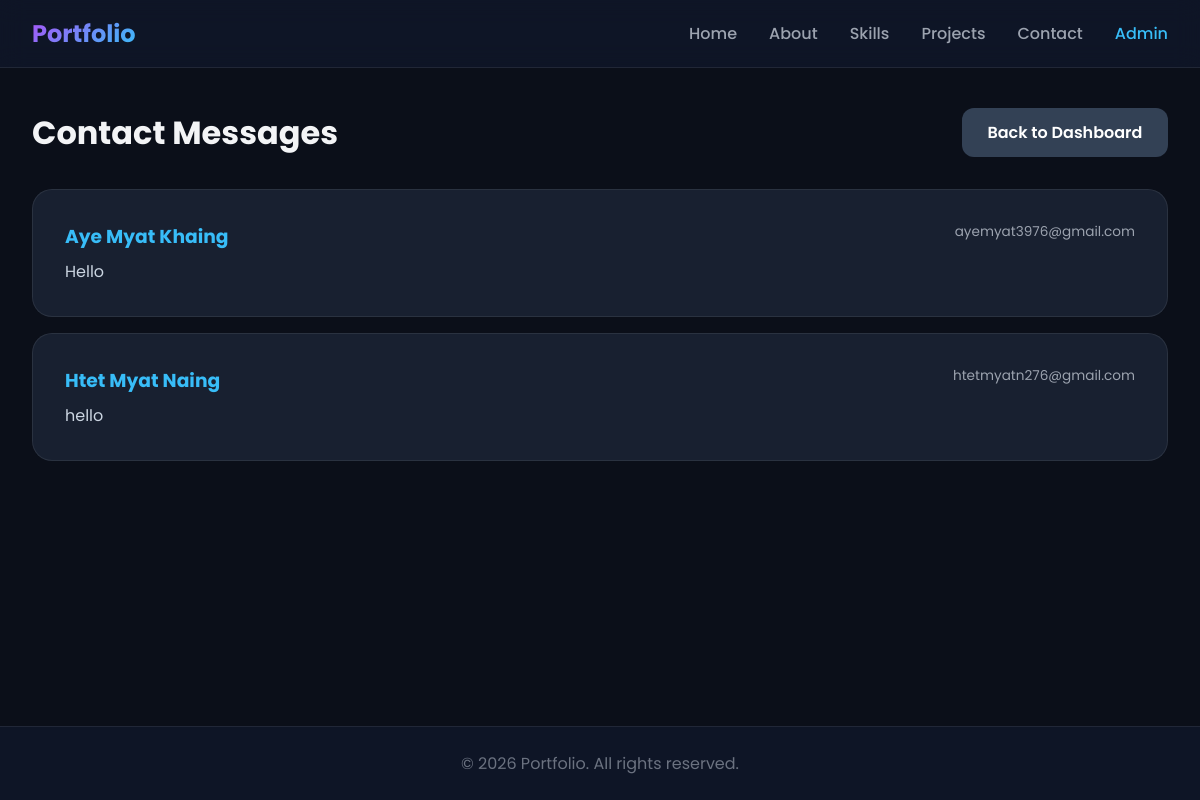
The app's page /admin/messages (signed in) with its own data.
### tables this page shows
CREATE TABLE messages (
            id INTEGER PRIMARY KEY AUTOINCREMENT,
            name TEXT NOT NULL,
            email TEXT NOT NULL,
            message TEXT NOT NULL
        );

### app.py (the view)
@app.route("/admin/messages")
def admin_messages():
    if not session.get("admin"):
        return redirect(url_for("login"))
    conn = get_db_connection()
    messages = conn.execute("SELECT * FROM messages ORDER BY id DESC").fetchall()
    conn.close()
    return render_template("admin/messages.html", messages=messages)

### app.py (called while the page is built)
def get_db_connection():
    if not os.path.exists("database"):
        os.makedirs("database")
    conn = sqlite3.connect("database/portfolio.db")
    conn.row_factory = sqlite3.Row
    return conn

### templates/admin/messages.html
{% extends "base.html" %}
{% block content %}
<div>
    <div style="display: flex; justify-content: space-between; align-items: center; margin-bottom: 2rem;">
        <h1>Contact Messages</h1>
        <a href="{{ url_for('admin_dashboard') }}" class="btn" style="background: #334155; color: white;">Back to Dashboard</a>
    </div>
    <div style="display: flex; flex-direction: column; gap: 1rem;">
        {% for msg in messages %}
        <div class="project-card" style="width: 100%;">
            <div style="display: flex; justify-content: space-between; margin-bottom: 0.5rem;">
                <h3 style="color: #38bdf8;">{{ msg.name }}</h3>
                <span style="color: #9ca3af; font-size: 0.85rem;">{{ msg.email }}</span>
            </div>
            <p style="color: #cbd5e1;">{{ msg.message }}</p>
        </div>
        {% else %}
        <p style="color: #9ca3af;">No messages received yet.</p>
        {% endfor %}
    </div>
</div>
{% endblock %}

### static/css/style.css (style rules this page uses)
* { margin: 0; padding: 0; box-sizing: border-box; font-family: 'Poppins', sans-serif; }
body { background-color: #0b0f19; color: #f3f4f6; min-height: 100vh; display: flex; flex-direction: column; }
.btn { display: inline-block; padding: 0.75rem 1.6rem; border-radius: 12px; text-decoration: none; font-weight: 600; transition: all 0.3s ease; border: none; cursor: pointer; }
.project-card, .skill-card, .about-card { background: rgba(30, 41, 59, 0.7); border: 1px solid rgba(255, 255, 255, 0.08); padding: 2rem; border-radius: 20px; backdrop-filter: blur(10px); transition: transform 0.3s; }

### records on screen
messages: name "Aye Myat Khaing", email "ayemyat3976@gmail.com", message "Hello"
messages: name "Htet Myat Naing", email "htetmyatn276@gmail.com", message "hello"
